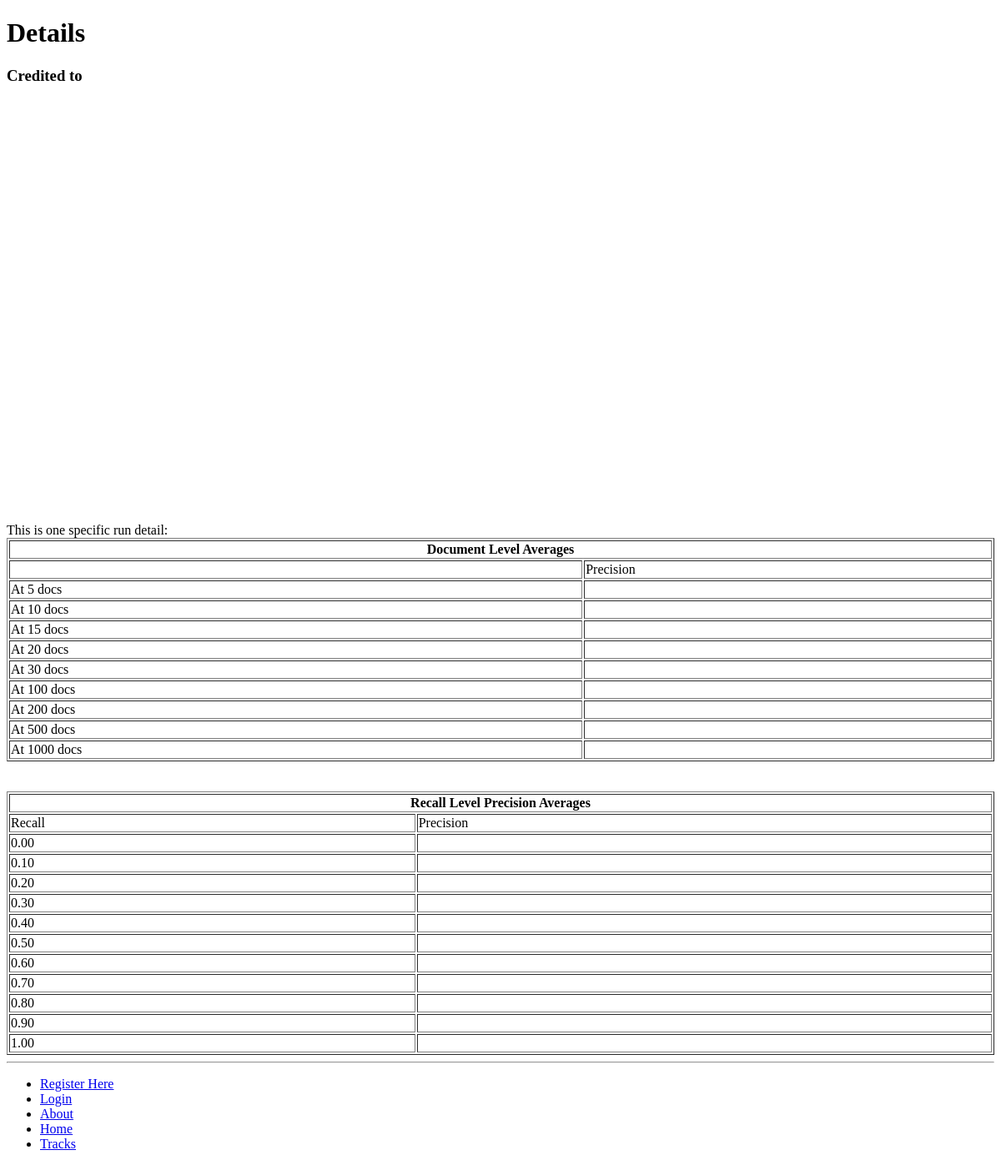
The page /trec/run_detail/test_run1-1/ on the database as committed earlier.
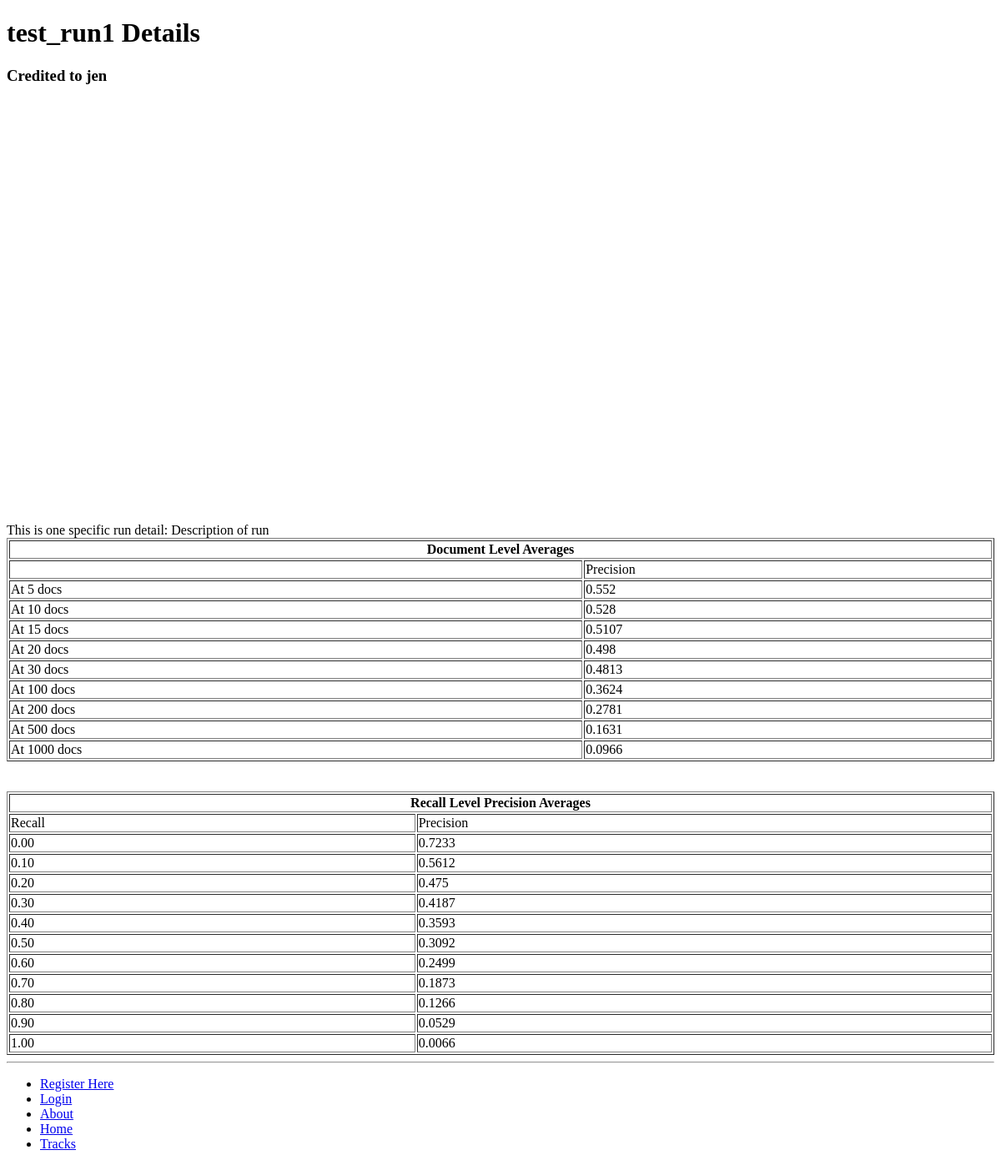
The same page on the database as committed later.
### trec/models.py (models this page shows, shortened)
class Run(models.Model):
    researcher = models.ForeignKey(Researcher)
    task = models.ForeignKey(Task)
    name = models.CharField(max_length=128)
    description = models.TextField()
    result_file = models.FileField(upload_to='runs')
    run_id = models.TextField(unique=True)
    run_type = models.IntegerField(default=Run_type.AUTOMATIC)
    query_type = models.IntegerField(default=Query_type.TITLE)
    feedback_type = models.IntegerField(default=Feedback_type.NONE)
    map_val = models.FloatField(null=True, blank=True)
    p5 = models.FloatField(null=True, blank=True)
    p10 = models.FloatField(null=True, blank=True)
    p15 = models.FloatField(null=True, blank=True)
    p20 = models.FloatField(null=True, blank=True)
    p30 = models.FloatField(null=True, blank=True)
    p100 = models.FloatField(null=True, blank=True)
    p200 = models.FloatField(null=True, blank=True)
    p500 = models.FloatField(null=True, blank=True)
    p1000 = models.FloatField(null=True, blank=True)
    recall00 = models.FloatField(null=True, blank=True)
    recall01 = models.FloatField(null=True, blank=True)
    recall02 = models.FloatField(null=True, blank=True)
    recall03 = models.FloatField(null=True, blank=True)
    recall04 = models.FloatField(null=True, blank=True)
    recall05 = models.FloatField(null=True, blank=True)
    recall06 = models.FloatField(null=True, blank=True)
    recall07 = models.FloatField(null=True, blank=True)
    recall08 = models.FloatField(null=True, blank=True)
    recall09 = models.FloatField(null=True, blank=True)
    recall10 = models.FloatField(null=True, blank=True)
    slug = models.SlugField()

class Researcher(models.Model):
    user = models.OneToOneField(User, primary_key=True)
    profile_picture = models.ImageField(upload_to='profile_images', blank=True)
    website = models.URLField(blank=True)
    display_name = models.CharField(max_length=128)
    organisation = models.CharField(max_length=128)
    def __unicode__(self):
        return self.user.username

### trec/views.py (the view)
# urls.py: url(r'^run_detail/(?P<run_detail_slug>[\w\-]+)/$', views.run_detail, name='run_detail'),		# Run detail url for details of specific runs within a task
def run_detail(request, run_detail_slug):
  context_dict = {}
  try:
  	run = Run.objects.get(slug=run_detail_slug)
  	context_dict['run'] = run
  except Run.DoesNotExist:
  	pass
  return render(request, 'trec/run_detail.html', context_dict)

### templates/trec/run_detail.html (shortened to what this page needs)
{% extends 'trec/rd_graph_base.html' %}
{% load staticfiles %}
{% block body_block %}
<h1>{{ run.name }} Details</h1>
<h3>Credited to {{ run.researcher }}</h3>
<table class="columns">
    <tr>
        <td><div id="recall_chart_div" style="width: 500px; height: 500px"></div></td>
        <td><div id="pn_chart_div" style="width: 500px; height: 500px"></div></td>
    </tr>
</table>
This is one specific run detail: {{run.description}}
<table border="1" style="width:100%">
			<tr>
                <th COLSPAN=2>Document Level Averages</th>
            </tr>
         	<tr>
                <td></td>
                <td>Precision</td>
            </tr>
         	<tr>
		        <td>At 5 docs</td>
                <td>{{ run.p5}}</td>
            </tr>
         	<tr>
		        <td>At 10 docs</td>
                <td>{{ run.p10 }}</td>
            </tr>
         	<tr>
		        <td>At 15 docs</td>
                <td>{{ run.p15 }}</td>
            </tr>
         	<tr>
		        <td>At 20 docs</td>
                <td>{{ run.p20 }}</td>
            </tr>
         	<tr>
		        <td>At 30 docs</td>
                <td>{{ run.p30 }}</td>
            </tr>
         	<tr>
		        <td>At 100 docs</td>
                <td>{{ run.p100 }}</td>
            </tr>
            <tr>
		        <td>At 200 docs</td>
                <td>{{ run.p200 }}</td>
            </tr>
            <tr>
		        <td>At 500 docs</td>
                <td>{{ run.p500 }}</td>
            </tr>
            <tr>
		        <td>At 1000 docs</td>
                <td>{{ run.p1000 }}</td>
            </tr>
</table>
<table border="1" style="width:100%">
			<tr>
                <th COLSPAN=2>Recall Level Precision Averages</th>
            </tr>
         	<tr>
                <td>Recall</td>
                <td>Precision</td>
            </tr>
         	<tr>
		        <td>0.00</td>
                <td>{{ run.recall00}}</td>
            </tr>
         	<tr>
		        <td>0.10</td>
                <td>{{ run.recall01 }}</td>
            </tr>
         	<tr>
		        <td>0.20</td>
                <td>{{ run.recall02 }}</td>
            </tr>
         	<tr>
		        <td>0.30</td>
                <td>{{ run.recall03 }}</td>
            </tr>
         	<tr>
		        <td>0.40</td>
                <td>{{ run.recall04 }}</td>
            </tr>
         	<tr>
		        <td>0.50</td>
                <td>{{ run.recall05 }}</td>
            </tr>
            <tr>
		        <td>0.60</td>
                <td>{{ run.recall06 }}</td>
            </tr>
            <tr>
		        <td>0.70</td>
                <td>{{ run.recall07 }}</td>
            </tr>
            <tr>
		        <td>0.80</td>
                <td>{{ run.recall08 }}</td>
            </tr>
            <tr>
		        <td>0.90</td>
                <td>{{ run.recall09 }}</td>
            </tr>
            <tr>
		        <td>1.00</td>
                <td>{{ run.recall10 }}</td>
            </tr>
</table>
{% endblock %}

### templates/trec/rd_graph_base.html (shortened to what this page needs)
<!DOCTYPE html>
{% load staticfiles %}
<html>
    <head lang="en">
    </head>
    <body>
    	<div>
    	{% block body_block %}{% endblock %}
    	</div>
    	<hr />
    	<div>
    		<ul>
    		{% if user.is_authenticated %}
    			<li><a href="{% url 'auth_logout' %}?next=/trec/">Logout</a></li>
    		{% else %}
    			<li><a href="{% url 'register' %}">Register Here</a></li>
    			<li><a href="{% url 'auth_login' %}">Login</a></li>
    		{% endif %}
    			<li><a href="{% url 'about' %}">About</a></li>
    			<li><a href="{% url 'home' %}">Home</a></li>
    			<li><a href="{% url 'tracks' %}">Tracks</a></li>
    		</ul>
    	</div>
    </body>
</html>

Rows that differ between the two databases and show on the page:
now on this page (row edited): Run: name "test_run1", researcher "jen", description "Description of run", p5 "0.552", p10 "0.528", p15 "0.5107", p20 "0.498", p30 "0.4813", p100 "0.3624", p200 "0.2781", p500 "0.1631", p1000 "0.0966", recall00 "0.7233", recall01 "0.5612", recall02 "0.475", recall03 "0.4187", recall04 "0.3593", recall05 "0.3092", recall06 "0.2499", recall07 "0.1873", recall08 "0.1266", recall09 "0.0529", recall10 "0.0066"
